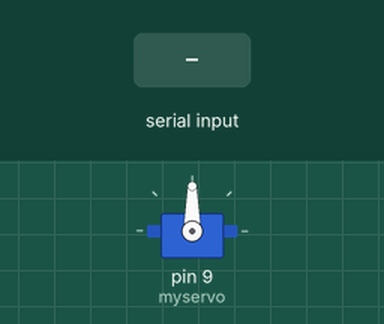
Recording of a sketch running on a simulated Arduino Uno, built with avr-gcc and run on an emulated ATmega328P. On the bench: servo. The test bench sets the inputs (shaded band).

Above: at 1.2 s.
1.3 s: "a" received over Serial
At 2.8 s:
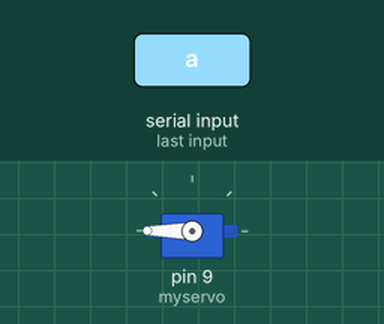
3.1 s: "b" received over Serial
At 3.25 s:
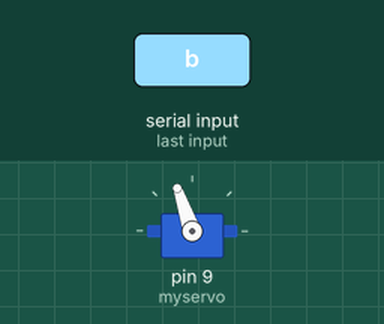
At 4.2 s:
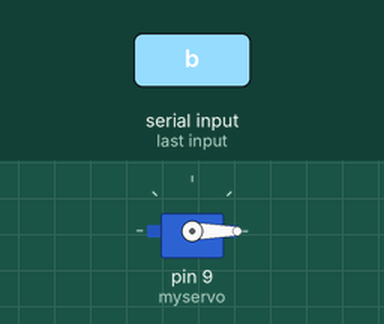
Timing chart, 0 to 6.1 s (numbered marks = the images above; inputs shaded):
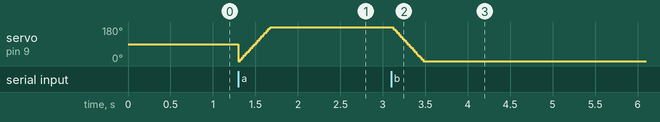

Measured:
- after the input at 3.1 s, servo on pin 9 (myservo): moves from 180° to 0° over 0.37 s, starting at once

The sketch:

lock.ino
```cpp
#include<Servo.h>
Servo myservo;
int pos=0;
int data;
void setup(){
  Serial.begin(9600);
  myservo.attach(9);
}
void loop(){
 if (Serial.available()){
    data=Serial.read();
    if (data=='a'){
      for(pos=0;pos<=180;pos+=1){
        myservo.write(pos);
        delay(2);
      }
    }
    if (data=='b'){
      for(pos=180;pos>=0;pos-=1){
        myservo.write(pos);
        delay(2);
      }
    }
  }
}
```
